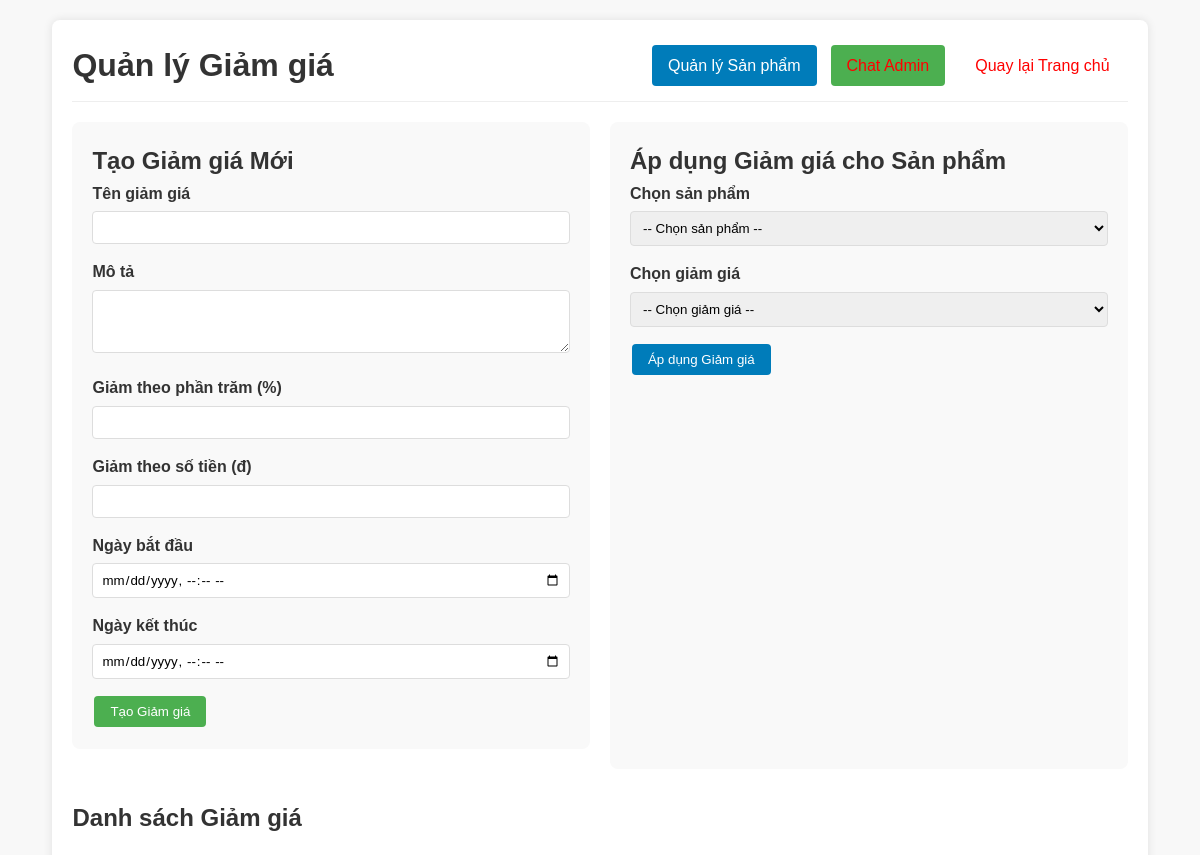
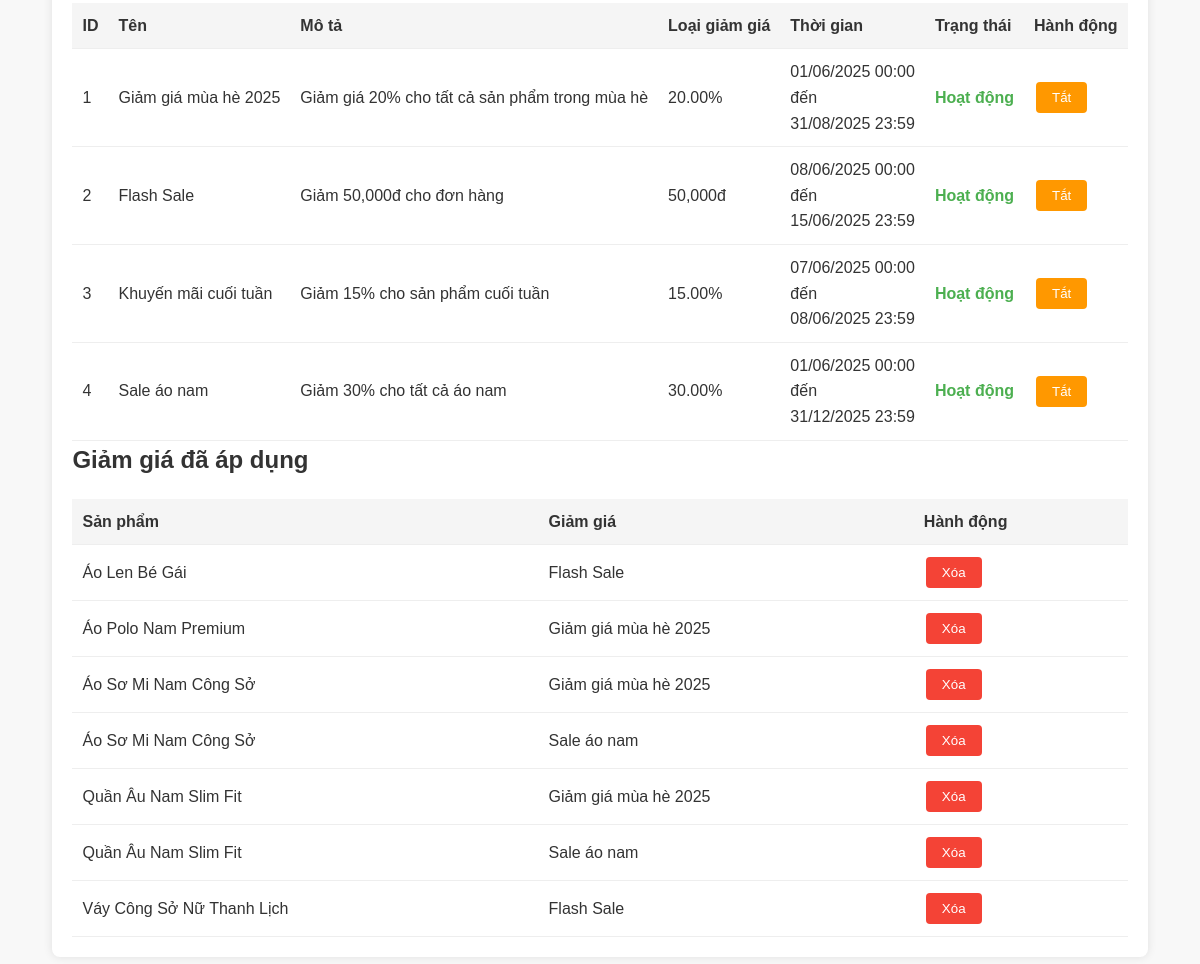
Screenshot of /admin/discounts.php (signed in) with the database file from the repository (2 pictures, top to bottom).
### tables this page shows
CREATE TABLE `discounts` (
  `id` int(11) NOT NULL,
  `name` varchar(255) NOT NULL,
  `description` text DEFAULT NULL,
  `discount_percent` decimal(5,2) DEFAULT NULL,
  `discount_amount` decimal(10,2) DEFAULT NULL,
  `start_date` datetime NOT NULL,
  `end_date` datetime NOT NULL,
  `active` tinyint(1) DEFAULT 1,
  `created_at` datetime DEFAULT current_timestamp()
);

CREATE TABLE `product_discounts` (
  `product_id` int(11) NOT NULL,
  `discount_id` int(11) NOT NULL
);

CREATE TABLE `products` (
  `id` int(11) NOT NULL,
  `name` varchar(255) NOT NULL,
  `category` varchar(100) DEFAULT NULL,
  `description` text DEFAULT NULL,
  `price` decimal(10,2) NOT NULL,
  `brand` varchar(100) DEFAULT NULL,
  `image` varchar(255) DEFAULT NULL,
  `created_at` datetime DEFAULT current_timestamp(),
  `updated_at` datetime DEFAULT current_timestamp() ON UPDATE current_timestamp()
);

### includes/discount_functions.php (called while the page is built, shortened)
<?php
function getAllDiscounts($pdo)
{
    $stmt = $pdo->prepare("SELECT * FROM discounts ORDER BY created_at DESC");
    $stmt->execute();
    return $stmt->fetchAll();
}

### admin/discounts.php (the view, shortened to what this page needs)
<?php
require_once '../includes/auth_check.php';
require_once '../includes/discount_functions.php';
$discounts = getAllDiscounts($pdo);
$relationshipsStmt = $pdo->prepare("
    SELECT pd.*, p.name as product_name, d.name as discount_name
    FROM product_discounts pd
    JOIN products p ON pd.product_id = p.id
    JOIN discounts d ON pd.discount_id = d.id
    ORDER BY p.name, d.name
");
$relationshipsStmt->execute();
$relationships = $relationshipsStmt->fetchAll();
?>
<!DOCTYPE html>
<html lang="vi">
<head>
    <link rel="stylesheet" href="../assets/css/style.css">
</head>
<body>
    <div class="admin-container">
        <div class="admin-header">
            <h1>Quản lý Giảm giá</h1>
            <div style="display: flex; gap: 10px; align-items: center;">
                <a href="products.php" class="button button-primary">Quản lý Sản phẩm</a>
                <a href="../chat/admin_box_chat.php" class="button" style="background-color: #4CAF50;">
                    <i class="fas fa-comments"></i> Chat Admin
                </a>
                <a href="../index.php" class="button">Quay lại Trang chủ</a>
            </div>
        </div>
        <div class="admin-content">
            <div class="discount-form">
                <h2>Tạo Giảm giá Mới</h2>
                <form method="POST">
                    <div class="form-group">
                        <label for="name">Tên giảm giá</label>
                        <input type="text" id="name" name="name" required>
                    </div>
                    <div class="form-group">
                        <label for="description">Mô tả</label>
                        <textarea id="description" name="description" rows="3"></textarea>
                    </div>
                    <div class="form-group">
                        <label for="discount_percent">Giảm theo phần trăm (%)</label>
                        <input type="number" id="discount_percent" name="discount_percent" min="0" max="100" step="0.01">
                    </div>
                    <div class="form-group">
                        <label for="discount_amount">Giảm theo số tiền (đ)</label>
                        <input type="number" id="discount_amount" name="discount_amount" min="0" step="1000">
                    </div>
                    <div class="form-group">
                        <label for="start_date">Ngày bắt đầu</label>
                        <input type="datetime-local" id="start_date" name="start_date" required>
                    </div>
                    <div class="form-group">
                        <label for="end_date">Ngày kết thúc</label>
                        <input type="datetime-local" id="end_date" name="end_date" required>
                    </div>
                    <button type="submit" class="button button-success">Tạo Giảm giá</button>
                </form>
            </div>
            <div class="apply-form">
                <h2>Áp dụng Giảm giá cho Sản phẩm</h2>
                <form method="POST">
                    <div class="form-group">
                        <label for="product_id">Chọn sản phẩm</label>
                        <select id="product_id" name="product_id" required>
                            <option value="">-- Chọn sản phẩm --</option>
                        </select>
                    </div>
                    <div class="form-group">
                        <label for="discount_id">Chọn giảm giá</label>
                        <select id="discount_id" name="discount_id" required>
                            <option value="">-- Chọn giảm giá --</option>
                        </select>
                    </div>
                    <button type="submit" class="button button-primary">Áp dụng Giảm giá</button>
                </form>
            </div>
        </div>
        <div class="discounts-list">
            <h2>Danh sách Giảm giá</h2>
            <table class="discount-table">
                <thead>
                    <tr>
                        <th>ID</th>
                        <th>Tên</th>
                        <th>Mô tả</th>
                        <th>Loại giảm giá</th>
                        <th>Thời gian</th>
                        <th>Trạng thái</th>
                        <th>Hành động</th>
                    </tr>
                </thead>
                <tbody>
                    <?php foreach ($discounts as $discount): ?>
                        <tr>
                            <td><?= $discount['id'] ?></td>
                            <td><?= htmlspecialchars($discount['name']) ?></td>
                            <td><?= htmlspecialchars($discount['description'] ?? '') ?></td>
                            <td>
                                <?php if ($discount['discount_percent']): ?>
                                    <?= $discount['discount_percent'] ?>%
                                <?php else: ?>
                                    <?= number_format($discount['discount_amount']) ?>đ
                                <?php endif; ?>
                            </td>
                            <td>
                                <?= date('d/m/Y H:i', strtotime($discount['start_date'])) ?><br>
                                đến<br>
                                <?= date('d/m/Y H:i', strtotime($discount['end_date'])) ?>
                            </td>
                            <td>
                                <span class="<?= $discount['active'] ? 'status-active' : 'status-inactive' ?>">
                                    <?= $discount['active'] ? 'Hoạt động' : 'Không hoạt động' ?>
                                </span>
                            </td>
                            <td>
                                <form method="POST" style="display: inline;">
                                    <button type="submit" class="button <?= $discount['active'] ? 'button-warning' : 'button-success' ?>">
                                        <?= $discount['active'] ? 'Tắt' : 'Bật' ?>
                                    </button>
                                </form>
                            </td>
                        </tr>
                    <?php endforeach; ?>
                </tbody>
            </table>
        </div>
        <div class="applied-discounts">
            <h2>Giảm giá đã áp dụng</h2>
            <table class="relationships-table">
                <thead>
                    <tr>
                        <th>Sản phẩm</th>
                        <th>Giảm giá</th>
                        <th>Hành động</th>
                    </tr>
                </thead>
                <tbody>
                    <?php foreach ($relationships as $rel): ?>
                        <tr>
                            <td><?= htmlspecialchars($rel['product_name']) ?></td>
                            <td><?= htmlspecialchars($rel['discount_name']) ?></td>
                            <td>
                                <form method="POST" style="display: inline;" onsubmit="return confirm('Bạn có chắc chắn muốn xóa giảm giá này?');">
                                    <button type="submit" class="button button-danger">Xóa</button>
                                </form>
                            </td>
                        </tr>
                    <?php endforeach; ?>
                </tbody>
            </table>
        </div>
    </div>
</body>
</html>

### assets/css/style.css (style rules this page uses)
* { margin: 0; padding: 0; box-sizing: border-box; font-family: Arial, sans-serif; }
body { background-color: #f8f8f8; align-items: center; justify-self: center; color: #333; line-height: 1.6; }
a { text-decoration: none; color: red; }
button { cursor: pointer; border: none; outline: none; }
.discount-form { background-color: #f9f9f9; padding: 20px; border-radius: 8px; margin-bottom: 20px; }
.discount-table { width: 100%; border-collapse: collapse; margin-top: 20px; }
.discount-table th, .discount-table td { padding: 12px; text-align: left; border-bottom: 1px solid #eee; }
.discount-table th { background-color: #f5f5f5; font-weight: bold; }

### admin/discounts.php (style rules this page uses)
.admin-container { max-width: 1200px; margin: 20px auto; padding: 20px; background-color: #fff; border-radius: 8px; box-shadow: 0 0 10px rgba(0, 0, 0, 0.1); }
.admin-header { display: flex; justify-content: space-between; align-items: center; margin-bottom: 20px; padding-bottom: 10px; border-bottom: 1px solid #eee; }
.admin-content { display: grid; grid-template-columns: 1fr 1fr; gap: 20px; margin-bottom: 30px; }
.discount-form, .apply-form { background-color: #f9f9f9; padding: 20px; border-radius: 8px; }
.form-group { margin-bottom: 15px; }
.form-group label { display: block; margin-bottom: 5px; font-weight: bold; }
.form-group input, .form-group select, .form-group textarea { width: 100%; padding: 8px; border: 1px solid #ddd; border-radius: 4px; }
.discount-table, .relationships-table { width: 100%; border-collapse: collapse; margin-top: 20px; }
.discount-table th, .discount-table td, .relationships-table th, .relationships-table td { padding: 10px; text-align: left; border-bottom: 1px solid #eee; }
.discount-table th, .relationships-table th { background-color: #f5f5f5; }
.button { padding: 8px 16px; border: none; border-radius: 4px; cursor: pointer; text-decoration: none; display: inline-block; margin: 2px; }
.button-primary { background-color: #007cba; color: white; }
.button-success { background-color: #4CAF50; color: white; }
.button-danger { background-color: #f44336; color: white; }
.button-warning { background-color: #ff9800; color: white; }
.status-active { color: #4CAF50; font-weight: bold; }

### rows the page displays
discounts: id "1", name "Giảm giá mùa hè 2025", description "Giảm giá 20% cho tất cả sản phẩm trong mùa hè", discount_percent "20.00", start_date "01/06/2025 00:00", end_date "31/08/2025 23:59", active "Hoạt động"
discounts: id "2", name "Flash Sale", description "Giảm 50,000đ cho đơn hàng", discount_amount "50,000", start_date "08/06/2025 00:00", end_date "15/06/2025 23:59", active "Hoạt động"
discounts: id "3", name "Khuyến mãi cuối tuần", description "Giảm 15% cho sản phẩm cuối tuần", discount_percent "15.00", start_date "07/06/2025 00:00", end_date "08/06/2025 23:59", active "Hoạt động"
discounts: id "4", name "Sale áo nam", description "Giảm 30% cho tất cả áo nam", discount_percent "30.00", start_date "01/06/2025 00:00", end_date "31/12/2025 23:59", active "Hoạt động"
product_discounts: product.name "Áo Len Bé Gái", discount.name "Flash Sale"
product_discounts: product.name "Áo Polo Nam Premium", discount.name "Giảm giá mùa hè 2025"
product_discounts: product.name "Áo Sơ Mi Nam Công Sở", discount.name "Giảm giá mùa hè 2025"
product_discounts: product.name "Áo Sơ Mi Nam Công Sở", discount.name "Sale áo nam"
product_discounts: product.name "Quần Âu Nam Slim Fit", discount.name "Giảm giá mùa hè 2025"
product_discounts: product.name "Quần Âu Nam Slim Fit", discount.name "Sale áo nam"
product_discounts: product.name "Váy Công Sở Nữ Thanh Lịch", discount.name "Flash Sale"
